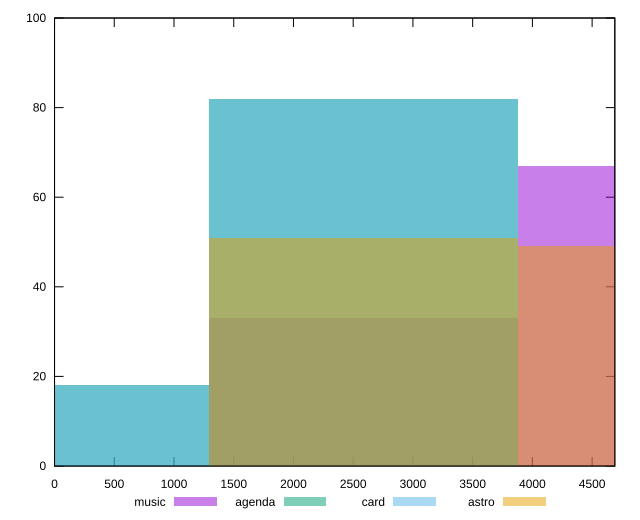

Generate this figure with gnuplot:
reset

$music <<EOF
2588.5249752355044 33
5177.049950471009 67
EOF

$agenda <<EOF
2588.5249752355044 82
0 18
EOF

$card <<EOF
2588.5249752355044 82
0 18
EOF

$astro <<EOF
2588.5249752355044 51
5177.049950471009 49
EOF

set key outside below
set boxwidth 2588.5249752355044
set xrange [0:4690]
set yrange [0:100]
set trange [0:100]
set style fill transparent solid 0.5 noborder
set terminal svg size 640, 520 enhanced background rgb 'white'
set output "reports/report_00028_2021-02-24T12-49-42.674Z/unused-javascript/comparison/histogram/all_raw.svg"

plot $music title "music" with boxes, \
     $agenda title "agenda" with boxes, \
     $card title "card" with boxes, \
     $astro title "astro" with boxes

reset
